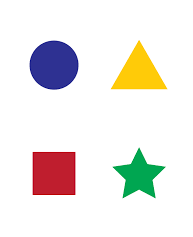
#> input picture Learning/shape.png, 193 x 237 px
$ jupyter execute Contours.ipynb
#> lines starting #> are read from the running program, lines starting #| are printed output that depends on the picture; after the words box and inside, x2 and y2 are one past the last pixel; in counts of white or black regions, pixels touching at a corner belong together
## Contours

[cell 1]
import cv2
import numpy as np

[cell 2]
img=cv2.imread("shape.png")
#> img is the input picture: shape (237, 193, 3); mean B, G, R 229.9, 233.4, 237.2
gray=cv2.cvtColor(img,cv2.COLOR_BGR2GRAY)
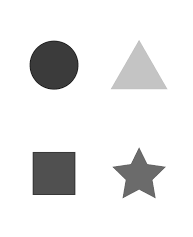
#> gray: shape (237, 193); min 22, max 255, mean 234.1

[cell 3]
thresh=cv2.threshold(gray,127,255,cv2.THRESH_BINARY)

[cell 4]
contours,hierarchy=cv2.findContours(thresh[1],cv2.RETR_TREE,cv2.CHAIN_APPROX_SIMPLE)
#> contours = 4 contours; box (x1, y1, x2, y2) and area: (0, 0, 193, 237) 45312, (29, 40, 79, 91) 1934, (32, 151, 76, 196) 1890, (112, 148, 166, 199) 1200

[cell 5]
cv2.drawContours(img,contours,-1,(0,255,0),3)
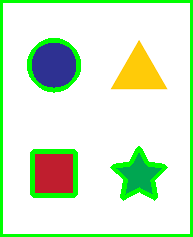
#> img: shape (237, 193, 3); 10.68% of pixels changed, all inside (x1, y1, x2, y2) = (0, 0, 193, 237)

[cell 6]
cv2.imshow("Contours",img)
cv2.waitKey(0)
cv2.destroyAllWindows()

[cell 7]
for countor in contours:
    # area=cv2.contourArea(countor)
    # print(area)
    approx=cv2.approxPolyDP(countor,0.01*cv2.arcLength(countor,True),True)
    corners=len(approx)
    if corners==3:
        shape_name="Triangle"
    elif corners==4:
        shape_name="Rectangle"
    elif corners>5:
        shape_name="Circle"
    else:
        shape_name="unknown"

    cv2.drawContours(img,[approx],0,(0,255,0),3)
    x=approx.ravel()[0]
    y=approx.ravel()[1] - 10
    cv2.putText(img,shape_name,(x,y),cv2.FONT_HERSHEY_SIMPLEX,0.5,(255,0,0),1)
#> this loop made 4 passes
#> (approx, corners, shape_name, x, y) on passes 1 to 2: ([[0, 0], [0, 236], [192, 236], [192, 0]], 4, 'Rectangle', 0, -10), ([[32, 152], [74, 151], [75, 194], [33, 195]], 4, 'Rectangle', 32, 142)
#> (corners, shape_name, x, y) on passes 3 to 4: (10, 'Circle', 138, 138), (14, 'Circle', 48, 30)
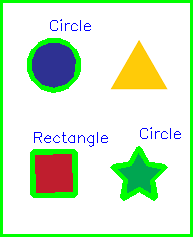
#> img: shape (237, 193, 3); 1.3% of pixels changed, all inside (x1, y1, x2, y2) = (27, 19, 181, 201)
